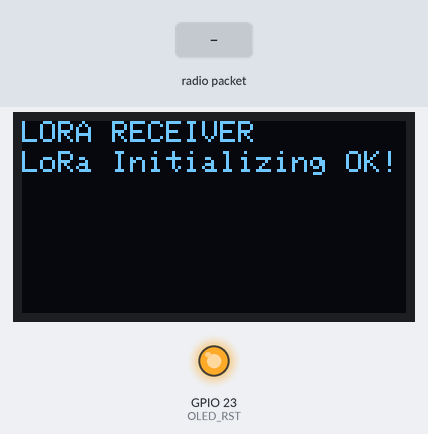
The sketch below on a simulated ESP32. On the bench: 128×64 one-colour display, output pins drawn as LEDs (lit = HIGH). The inputs (shaded band) are chosen by the test bench. No radio packets arrive unless stated; what the sketch prints to the serial monitor is not drawn.

Above: at 1.3 s.
1.4 s: radio packet "1" arrives
At 2.7 s:
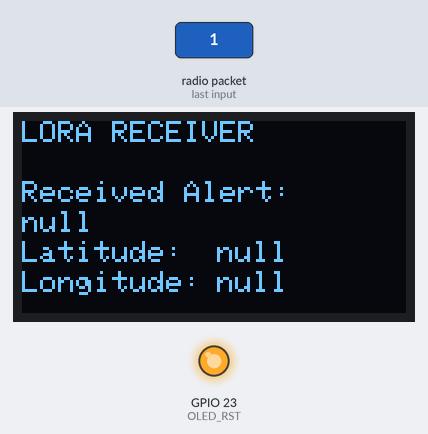
Timing chart, 0 to 4.4 s (numbered marks = the images above; inputs shaded):
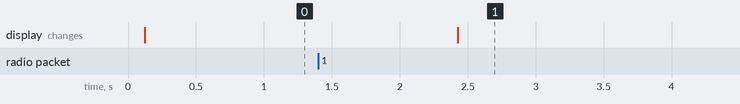

Measured:
- after the input at 1.4 s, the display: changes after 1.0 s (image 1)

The sketch:

Receiver.ino
```cpp
//LoRa Receiver
//Libraries for LoRa
#include <SPI.h>
#include <LoRa.h>

//Libraries for OLED Display
#include <Wire.h>
#include <Adafruit_GFX.h>
#include <Adafruit_SSD1306.h>
//#include <U8x8lib.h>
#include <ArduinoJson.h>

//define the pins used by the LoRa transceiver module
#define SCK 5
#define MISO 19
#define MOSI 27
#define SS 18
#define RST 14
#define DIO0 26

//LoRa Frequency
//433E6 for Asia
//866E6 for Europe
//915E6 for North America
#define BAND 866E6

//OLED pins
#define OLED_SDA 21
#define OLED_SCL 22
#define OLED_RST 23
#define SCREEN_WIDTH 128 // OLED display width, in pixels
#define SCREEN_HEIGHT 64 // OLED display height, in pixels

Adafruit_SSD1306 display(SCREEN_WIDTH, SCREEN_HEIGHT, &Wire, OLED_RST);

String LoRaData;

void setup() {
  //initialize Serial Monitor
  Serial.begin(115200);

  //reset OLED display via software
  pinMode(OLED_RST, OUTPUT);
  digitalWrite(OLED_RST, LOW);
  delay(20);
  digitalWrite(OLED_RST, HIGH);

  //initialize OLED
  Wire.begin(OLED_SDA, OLED_SCL);
  if(!display.begin(SSD1306_SWITCHCAPVCC, 0x3c, false, false)) { // Address 0x3C for 128x32
    Serial.println(F("SSD1306 allocation failed"));
    for(;;); // Don't proceed, loop forever
  }

  //Prepare Display
  display.clearDisplay();
  display.setTextColor(WHITE);
  display.setTextSize(1);
  display.setCursor(0,0);
  display.print("LORA RECEIVER ");
  display.display();

  Serial.println("LoRa Receiver Test");

  //SPI LoRa pins
  SPI.begin(SCK, MISO, MOSI, SS);
  //setup LoRa transceiver module
  LoRa.setPins(SS, RST, DIO0);

  if (!LoRa.begin(BAND)) {
    Serial.println("Starting LoRa failed!");
    while (1);
  }
  Serial.println("LoRa Initializing OK!");
  display.setCursor(0,10);
  display.println("LoRa Initializing OK!");
  display.display();
}

void loop() {

  //try to parse packet
  DynamicJsonDocument doc(200);

  int packetSize = LoRa.parsePacket();
  if (packetSize) {
    //received a packet
    Serial.print("Received packet ");

    //read packet
    while (LoRa.available()) {
      LoRaData = LoRa.readString();
      Serial.print(LoRaData);
    }

    deserializeJson(doc, LoRaData);

    //print RSSI of packet
    int rssi = LoRa.packetRssi();
    Serial.print(" with RSSI ");
    Serial.println(rssi);

    String lat = doc["lat"];
    String lng = doc["lng"];
    String msg = doc["msg"];
    int cnt = doc["counter"];
   // Dsiplay information
   display.clearDisplay();
   display.setCursor(0,0);
   display.print("LORA RECEIVER");
   display.setCursor(0,20);
   display.print("Received Alert:");
   display.setCursor(0,30);
   display.print(msg);
   display.setCursor(0,40);
   //RSSI output on OLED
   //display.print("RSSI:");
   //display.setCursor(30,40);
   //display.print(rssi);
   display.setCursor(0,40);
   display.print("Latitude:");
   display.setCursor(65,40);
   display.print(lat);
   display.setCursor(0,50);
   display.print("Longitude:");
   display.setCursor(65,50);
   display.print(lng);
   display.display();
  }
}
```
